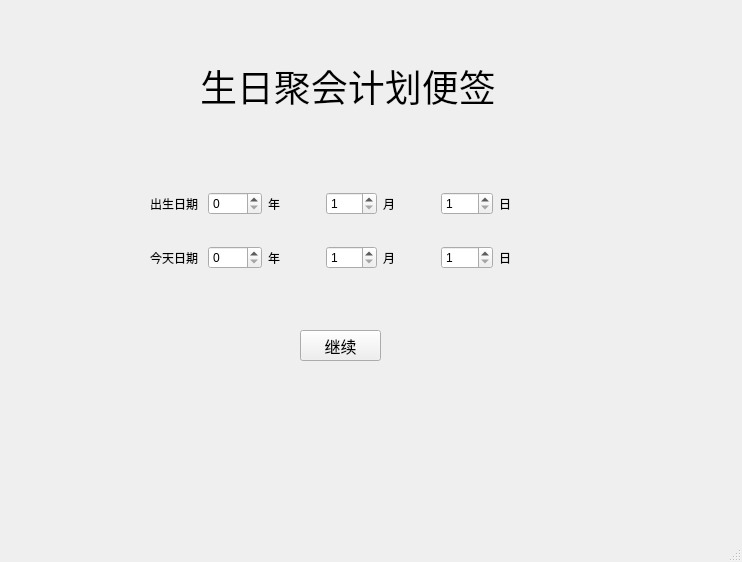
<?xml version="1.0" encoding="UTF-8"?>
<ui version="4.0">
 <class>MainWindow</class>
 <widget class="QMainWindow" name="MainWindow">
  <property name="geometry">
   <rect>
    <x>0</x>
    <y>0</y>
    <width>742</width>
    <height>562</height>
   </rect>
  </property>
  <property name="windowTitle">
   <string>MainWindow</string>
  </property>
  <widget class="QWidget" name="centralwidget">
   <widget class="QLabel" name="label">
    <property name="geometry">
     <rect>
      <x>200</x>
      <y>10</y>
      <width>351</width>
      <height>151</height>
     </rect>
    </property>
    <property name="font">
     <font>
      <pointsize>28</pointsize>
     </font>
    </property>
    <property name="text">
     <string>生日聚会计划便签</string>
    </property>
    <property name="alignment">
     <set>Qt::AlignmentFlag::AlignJustify|Qt::AlignmentFlag::AlignVCenter</set>
    </property>
   </widget>
   <widget class="QPushButton" name="pushButton">
    <property name="geometry">
     <rect>
      <x>300</x>
      <y>330</y>
      <width>81</width>
      <height>31</height>
     </rect>
    </property>
    <property name="font">
     <font>
      <pointsize>12</pointsize>
     </font>
    </property>
    <property name="text">
     <string>继续</string>
    </property>
   </widget>
   <widget class="QWidget" name="layoutWidget">
    <property name="geometry">
     <rect>
      <x>150</x>
      <y>180</y>
      <width>401</width>
      <height>101</height>
     </rect>
    </property>
    <layout class="QVBoxLayout" name="verticalLayout">
     <item>
      <layout class="QHBoxLayout" name="horizontalLayout">
       <item>
        <widget class="QLabel" name="label_2">
         <property name="text">
          <string>出生日期</string>
         </property>
        </widget>
       </item>
       <item>
        <widget class="QSpinBox" name="birthday_year">
         <property name="maximum">
          <number>9999</number>
         </property>
        </widget>
       </item>
       <item>
        <widget class="QLabel" name="label_4">
         <property name="text">
          <string>年</string>
         </property>
        </widget>
       </item>
       <item>
        <widget class="QSpinBox" name="birthday_month">
         <property name="minimum">
          <number>1</number>
         </property>
         <property name="maximum">
          <number>12</number>
         </property>
        </widget>
       </item>
       <item>
        <widget class="QLabel" name="label_5">
         <property name="text">
          <string>月</string>
         </property>
        </widget>
       </item>
       <item>
        <widget class="QSpinBox" name="birthday_day">
         <property name="minimum">
          <number>1</number>
         </property>
         <property name="maximum">
          <number>31</number>
         </property>
        </widget>
       </item>
       <item>
        <widget class="QLabel" name="label_6">
         <property name="text">
          <string>日</string>
         </property>
        </widget>
       </item>
      </layout>
     </item>
     <item>
      <layout class="QHBoxLayout" name="horizontalLayout_2">
       <item>
        <widget class="QLabel" name="label_3">
         <property name="text">
          <string>今天日期</string>
         </property>
        </widget>
       </item>
       <item>
        <widget class="QSpinBox" name="today_year">
         <property name="maximum">
          <number>9999</number>
         </property>
        </widget>
       </item>
       <item>
        <widget class="QLabel" name="label_7">
         <property name="text">
          <string>年</string>
         </property>
        </widget>
       </item>
       <item>
        <widget class="QSpinBox" name="today_month">
         <property name="minimum">
          <number>1</number>
         </property>
         <property name="maximum">
          <number>12</number>
         </property>
        </widget>
       </item>
       <item>
        <widget class="QLabel" name="label_8">
         <property name="text">
          <string>月</string>
         </property>
        </widget>
       </item>
       <item>
        <widget class="QSpinBox" name="today_day">
         <property name="minimum">
          <number>1</number>
         </property>
         <property name="maximum">
          <number>31</number>
         </property>
        </widget>
       </item>
       <item>
        <widget class="QLabel" name="label_9">
         <property name="text">
          <string>日</string>
         </property>
        </widget>
       </item>
      </layout>
     </item>
    </layout>
   </widget>
  </widget>
  <widget class="QMenuBar" name="menubar">
   <property name="geometry">
    <rect>
     <x>0</x>
     <y>0</y>
     <width>742</width>
     <height>33</height>
    </rect>
   </property>
  </widget>
  <widget class="QStatusBar" name="statusbar"/>
 </widget>
 <resources/>
 <connections/>
</ui>
